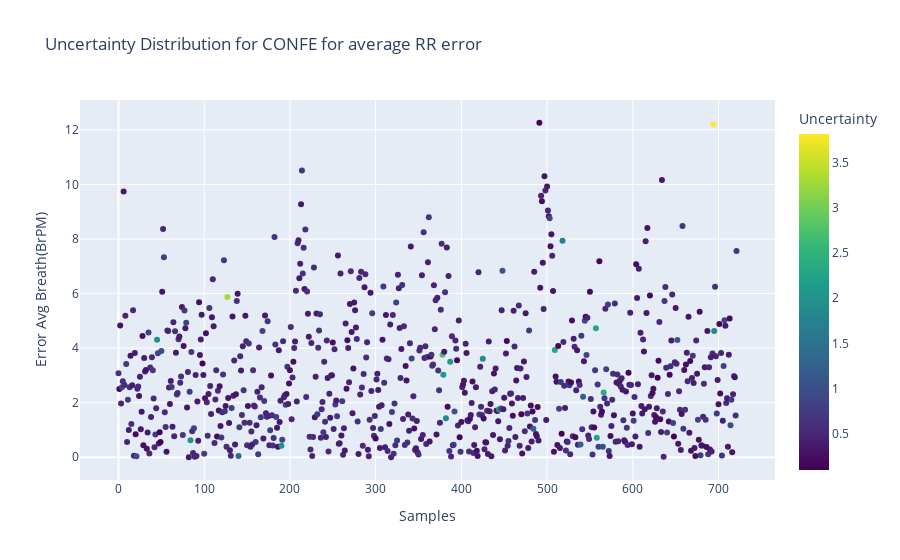
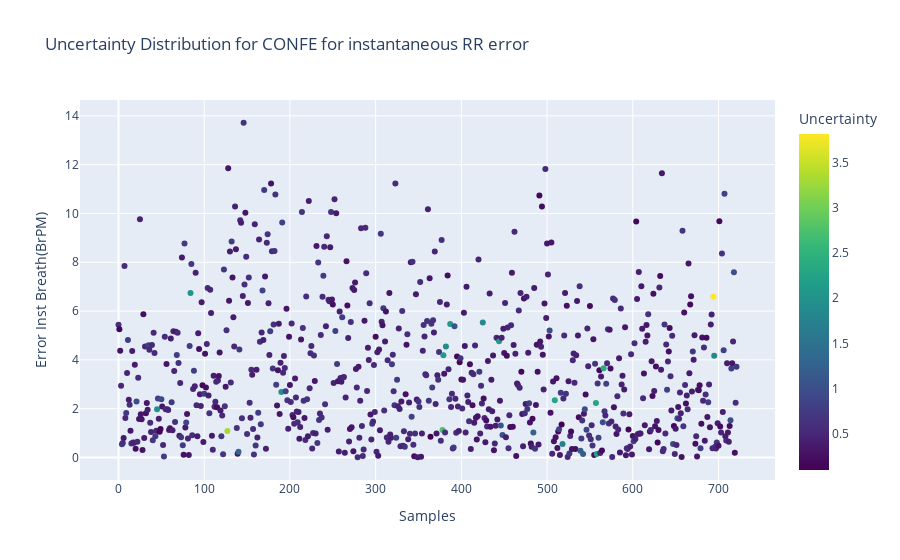

The notebook cell these images were saved under, in order:
### Code cell
if input_conf == 'confe':
    fig1 = px.scatter(data_confe,x = 'Samples', y="Error Avg Breath(BrPM)",title="Uncertainty Distribution for "+input_conf.upper()+ " for average RR error" ,
                     color="Uncertainty", color_continuous_scale=px.colors.sequential.Viridis)
    
    fig2 = px.scatter(data_confe,x = 'Samples', y="Error Inst Breath(BrPM)",title="Uncertainty Distribution for "+input_conf.upper()+ " for instantaneous RR error" ,
                     color="Uncertainty", color_continuous_scale=px.colors.sequential.Viridis)
    fig1.show()
    fig2.show()

### Figure 1 — Plotly figure (JSON) as saved in the notebook; plotly's stock layout.template omitted (floating-point values rounded to 4 significant figures; data arrays with more than 128 entries replaced by an {"elided": "..."} marker saying what was removed)
{"data": [{"hovertemplate": "Samples=%{x}<br>Error Avg Breath(BrPM)=%{y}<br>Uncertainty=%{marker.color}<extra></extra>", "legendgroup": "", "marker": {"color": {"elided": "722 float values"}, "coloraxis": "coloraxis", "symbol": "circle"}, "mode": "markers", "name": "", "orientation": "v", "showlegend": false, "type": "scatter", "x": {"elided": "722 int values"}, "xaxis": "x", "y": {"elided": "722 float values"}, "yaxis": "y"}], "layout": {"coloraxis": {"colorbar": {"title": {"text": "Uncertainty"}}, "colorscale": [[0, "#440154"], [0.1111, "#482878"], [0.2222, "#3e4989"], [0.3333, "#31688e"], [0.4444, "#26828e"], [0.5556, "#1f9e89"], [0.6667, "#35b779"], [0.7778, "#6ece58"], [0.8889, "#b5de2b"], [1, "#fde725"]]}, "legend": {"tracegroupgap": 0}, "title": {"text": "Uncertainty Distribution for CONFE for average RR error"}, "xaxis": {"anchor": "y", "domain": [0, 1], "title": {"text": "Samples"}}, "yaxis": {"anchor": "x", "domain": [0, 1], "title": {"text": "Error Avg Breath(BrPM)"}}}}

### Figure 2 — Plotly figure (JSON) as saved in the notebook; plotly's stock layout.template omitted (floating-point values rounded to 4 significant figures; data arrays with more than 128 entries replaced by an {"elided": "..."} marker saying what was removed)
{"data": [{"hovertemplate": "Samples=%{x}<br>Error Inst Breath(BrPM)=%{y}<br>Uncertainty=%{marker.color}<extra></extra>", "legendgroup": "", "marker": {"color": {"elided": "722 float values"}, "coloraxis": "coloraxis", "symbol": "circle"}, "mode": "markers", "name": "", "orientation": "v", "showlegend": false, "type": "scatter", "x": {"elided": "722 int values"}, "xaxis": "x", "y": {"elided": "722 float values"}, "yaxis": "y"}], "layout": {"coloraxis": {"colorbar": {"title": {"text": "Uncertainty"}}, "colorscale": [[0, "#440154"], [0.1111, "#482878"], [0.2222, "#3e4989"], [0.3333, "#31688e"], [0.4444, "#26828e"], [0.5556, "#1f9e89"], [0.6667, "#35b779"], [0.7778, "#6ece58"], [0.8889, "#b5de2b"], [1, "#fde725"]]}, "legend": {"tracegroupgap": 0}, "title": {"text": "Uncertainty Distribution for CONFE for instantaneous RR error"}, "xaxis": {"anchor": "y", "domain": [0, 1], "title": {"text": "Samples"}}, "yaxis": {"anchor": "x", "domain": [0, 1], "title": {"text": "Error Inst Breath(BrPM)"}}}}
